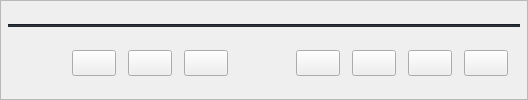
                           <widget class="QFrame" name="frame_17">
                            <property name="styleSheet">
                             <string notr="true">QPushButton{
background:none
}</string>
                            </property>
                            <property name="frameShape">
                             <enum>QFrame::StyledPanel</enum>
                            </property>
                            <property name="frameShadow">
                             <enum>QFrame::Raised</enum>
                            </property>
                            <layout class="QGridLayout" name="gridLayout_47">
                             <property name="leftMargin">
                              <number>7</number>
                             </property>
                             <property name="topMargin">
                              <number>7</number>
                             </property>
                             <property name="rightMargin">
                              <number>7</number>
                             </property>
                             <property name="bottomMargin">
                              <number>7</number>
                             </property>
                             <property name="horizontalSpacing">
                              <number>12</number>
                             </property>
                             <property name="verticalSpacing">
                              <number>7</number>
                             </property>
                             <item row="2" column="4">
                              <widget class="QPushButton" name="hold_btn">
                               <property name="cursor">
                                <cursorShape>PointingHandCursor</cursorShape>
                               </property>
                               <property name="focusPolicy">
                                <enum>Qt::NoFocus</enum>
                               </property>
                               <property name="toolTip">
                                <string>Hold</string>
                               </property>
                               <property name="styleSheet">
                                <string notr="true">QPushButton{
padding:5px;
}
QPushButton::hover{
	background-color: rgba(255, 85, 0, 0.5);
}
QPushButton::pressed{
	background-color: rgba(255, 56, 17,0.5);
}</string>
                               </property>
                               <property name="text">
                                <string/>
                               </property>
                               <property name="icon">
                                <iconset resource="files.qrc">
                                 <normaloff>:/24x24/icons/24x24/cil-media-pause.png</normaloff>:/24x24/icons/24x24/cil-media-pause.png</iconset>
                               </property>
                               <property name="iconSize">
                                <size>
                                 <width>24</width>
                                 <height>24</height>
                                </size>
                               </property>
                              </widget>
                             </item>
                             <item row="2" column="7">
                              <widget class="QPushButton" name="comp_btn">
                               <property name="cursor">
                                <cursorShape>PointingHandCursor</cursorShape>
                               </property>
                               <property name="toolTip">
                                <string>Send to Compiler</string>
                               </property>
                               <property name="styleSheet">
                                <string notr="true">QPushButton{
padding:5px;
}
QPushButton::hover{
	background-color: rgb(230, 123, 0);
}
QPushButton::pressed{
	background-color: rgb(208, 111, 0);
}</string>
                               </property>
                               <property name="text">
                                <string/>
                               </property>
                               <property name="icon">
                                <iconset resource="files.qrc">
                                 <normaloff>:/24x24/icons/24x24/cil-cursor.png</normaloff>:/24x24/icons/24x24/cil-cursor.png</iconset>
                               </property>
                               <property name="iconSize">
                                <size>
                                 <width>24</width>
                                 <height>24</height>
                                </size>
                               </property>
                              </widget>
                             </item>
                             <item row="0" column="0" colspan="11">
                              <widget class="Line" name="line_10">
                               <property name="styleSheet">
                                <string notr="true">background-color: rgb(39, 44, 54);</string>
                               </property>
                               <property name="orientation">
                                <enum>Qt::Horizontal</enum>
                               </property>
                              </widget>
                             </item>
                             <item row="2" column="8">
                              <widget class="QPushButton" name="qc_btn">
                               <property name="cursor">
                                <cursorShape>PointingHandCursor</cursorShape>
                               </property>
                               <property name="toolTip">
                                <string>Send to QC</string>
                               </property>
                               <property name="styleSheet">
                                <string notr="true">QPushButton{
padding:5px;
}
QPushButton::hover{
	background-color: rgb(230, 123, 0);
}
QPushButton::pressed{
	background-color: rgb(208, 111, 0);
}</string>
                               </property>
                               <property name="text">
                                <string/>
                               </property>
                               <property name="icon">
                                <iconset resource="files.qrc">
                                 <normaloff>:/24x24/icons/24x24/cil-paper-plane.png</normaloff>:/24x24/icons/24x24/cil-paper-plane.png</iconset>
                               </property>
                               <property name="iconSize">
                                <size>
                                 <width>24</width>
                                 <height>24</height>
                                </size>
                               </property>
                              </widget>
                             </item>
                             <item row="2" column="2">
                              <widget class="QPushButton" name="assign_btn">
                               <property name="cursor">
                                <cursorShape>PointingHandCursor</cursorShape>
                               </property>
                               <property name="toolTip">
                                <string>Assign</string>
                               </property>
                               <property name="styleSheet">
                                <string notr="true">QPushButton{
padding:5px;
}
QPushButton::hover{
	background-color: rgb(230, 123, 0);
}
QPushButton::pressed{
	background-color: rgb(208, 111, 0);
}</string>
                               </property>
                               <property name="text">
                                <string/>
                               </property>
                               <property name="icon">
                                <iconset resource="files.qrc">
                                 <normaloff>:/24x24/icons/24x24/cil-user-follow.png</normaloff>:/24x24/icons/24x24/cil-user-follow.png</iconset>
                               </property>
                               <property name="iconSize">
                                <size>
                                 <width>24</width>
                                 <height>24</height>
                                </size>
                               </property>
                              </widget>
                             </item>
                             <item row="2" column="5">
                              <widget class="QPushButton" name="retake_btn">
                               <property name="cursor">
                                <cursorShape>PointingHandCursor</cursorShape>
                               </property>
                               <property name="toolTip">
                                <string>Reject</string>
                               </property>
                               <property name="styleSheet">
                                <string notr="true">QPushButton{
padding:5px;
}
QPushButton::hover{
	background-color: rgba(255, 0, 0,0.5);
}
QPushButton::pressed{
	background-color: rgba(255, 56, 17,0.5);
}</string>
                               </property>
                               <property name="text">
                                <string/>
                               </property>
                               <property name="icon">
                                <iconset resource="files.qrc">
                                 <normaloff>:/24x24/icons/24x24/cil-thumb-down.png</normaloff>:/24x24/icons/24x24/cil-thumb-down.png</iconset>
                               </property>
                               <property name="iconSize">
                                <size>
                                 <width>24</width>
                                 <height>24</height>
                                </size>
                               </property>
                               <property name="flat">
                                <bool>true</bool>
                               </property>
                              </widget>
                             </item>
                             <item row="2" column="3">
                              <widget class="QPushButton" name="client_retake_btn">
                               <property name="cursor">
                                <cursorShape>PointingHandCursor</cursorShape>
                               </property>
                               <property name="focusPolicy">
                                <enum>Qt::NoFocus</enum>
                               </property>
                               <property name="toolTip">
                                <string>Client Retake</string>
                               </property>
                               <property name="styleSheet">
                                <string notr="true">QPushButton{
padding:5px;
}
QPushButton::hover{
	background-color: rgba(170, 0, 0, 0.5);
}
QPushButton::pressed{
	background-color: rgba(153, 0, 0, 0.5);
}</string>
                               </property>
                               <property name="text">
                                <string/>
                               </property>
                               <property name="icon">
                                <iconset resource="files.qrc">
                                 <normaloff>:/24x24/icons/24x24/cil-x-circle.png</normaloff>:/24x24/icons/24x24/cil-x-circle.png</iconset>
                               </property>
                               <property name="iconSize">
                                <size>
                                 <width>24</width>
                                 <height>24</height>
                                </size>
                               </property>
                              </widget>
                             </item>
                             <item row="2" column="9">
                              <widget class="QPushButton" name="start_btn">
                               <property name="cursor">
                                <cursorShape>PointingHandCursor</cursorShape>
                               </property>
                               <property name="toolTip">
                                <string>Start the Shot</string>
                               </property>
                               <property name="styleSheet">
                                <string notr="true">QPushButton{
padding:5px;
}
QPushButton::hover{
	background-color: rgb(230, 123, 0);
}
QPushButton::pressed{
	background-color: rgb(208, 111, 0);
}</string>
                               </property>
                               <property name="text">
                                <string/>
                               </property>
                               <property name="icon">
                                <iconset resource="files.qrc">
                                 <normaloff>:/24x24/icons/24x24/cil-media-play.png</normaloff>:/24x24/icons/24x24/cil-media-play.png</iconset>
                               </property>
                               <property name="iconSize">
                                <size>
                                 <width>24</width>
                                 <height>24</height>
                                </size>
                               </property>
                              </widget>
                             </item>
                             <item row="2" column="6">
                              <widget class="QPushButton" name="approved_btn">
                               <property name="cursor">
                                <cursorShape>PointingHandCursor</cursorShape>
                               </property>
                               <property name="toolTip">
                                <string>Approve</string>
                               </property>
                               <property name="styleSheet">
                                <string notr="true">QPushButton{
	padding:5px;
}
QPushButton::hover{
	background-color: rgba(85, 255, 0, 0.5);
}
QPushButton::pressed{
	background-color: rgba(75, 226, 110, 0.5);
}</string>
                               </property>
                               <property name="text">
                                <string/>
                               </property>
                               <property name="icon">
                                <iconset resource="files.qrc">
                                 <normaloff>:/24x24/icons/24x24/cil-thumb-up.png</normaloff>:/24x24/icons/24x24/cil-thumb-up.png</iconset>
                               </property>
                               <property name="iconSize">
                                <size>
                                 <width>24</width>
                                 <height>24</height>
                                </size>
                               </property>
                              </widget>
                             </item>
                             <item row="2" column="1">
                              <spacer name="horizontalSpacer_7">
                               <property name="orientation">
                                <enum>Qt::Horizontal</enum>
                               </property>
                               <property name="sizeHint" stdset="0">
                                <size>
                                 <width>40</width>
                                 <height>20</height>
                                </size>
                               </property>
                              </spacer>
                             </item>
                            </layout>
                           </widget>
